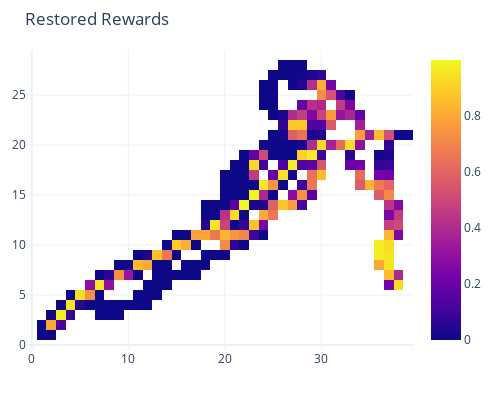

This figure's notebook cell:
### Code cell
world.ShowReward(rewards[-1])

### Figure 1 — Plotly figure (JSON) as saved in the notebook; plotly's stock layout.template omitted (floating-point values rounded to 4 significant figures; data arrays with more than 128 entries replaced by an {"elided": "..."} marker saying what was removed)
{"data": [{"type": "heatmap", "z": {"elided": "30x40 float values"}}], "layout": {"autosize": false, "height": 400, "margin": {"b": 50, "l": 20, "r": 20, "t": 50}, "title": {"text": "Restored Rewards"}, "width": 500}}
